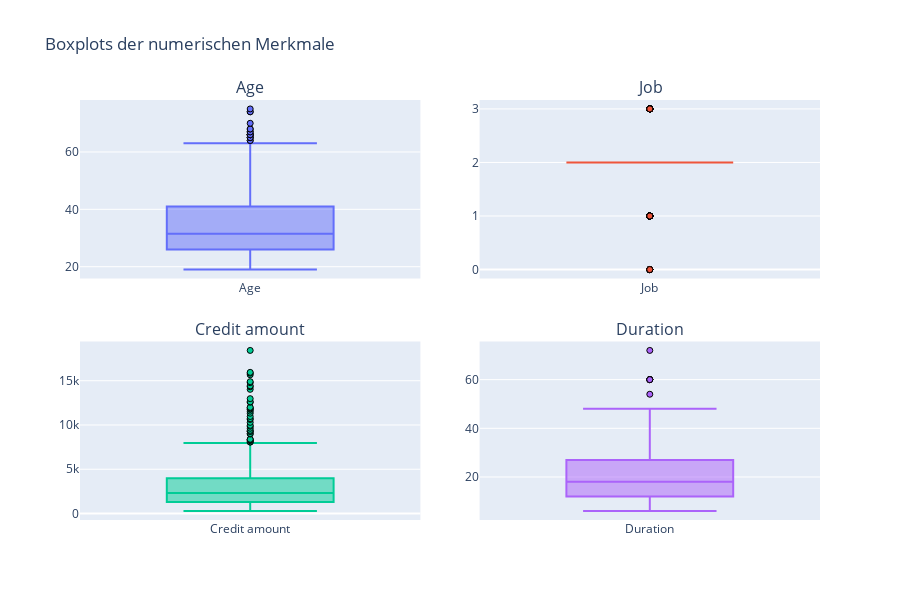

This figure's notebook cell:
### Markdown cell above
- Age: Die Verteilung ist rechtsschief: Viele jüngere Menschen, immer weniger mit zunehmendem Alter.
- Job: Nicht gleichmäßige Verteilung: Kategorie 2 dominiert stark, während 0 und 3 selten sind. Der Schwerpunkt liegt deutlich auf mittleren Jobs.
- Credit amount: Sehr stark rechtsschief: Die meisten Kredite sind klein (unter 5.000 €), nur wenige sehr groß. Die Ausreißer nach oben ziehen den Wertebereich stark auseinander.
- Duration: Ebenfalls rechtsschief: Kürzere Laufzeiten (bis 24 Monate) dominieren. Lange Laufzeiten sind selten und bilden Ausreißer.

### Code cell
# 1) Subplot-Raster festlegen:
cols_per_row = 2
rows = math.ceil(len(numeric_cols) / cols_per_row)

fig2 = make_subplots(
    rows=rows,
    cols=cols_per_row,
    subplot_titles=numeric_cols,
    horizontal_spacing=0.08,
    vertical_spacing=0.15
)

# 2) Boxplots je numerischer Spalte hinzufügen:
for i, col in enumerate(numeric_cols):
    r = i // cols_per_row + 1
    c = i % cols_per_row + 1
    fig2.add_trace(
        go.Box(
            y=df[col],
            name=col,
            boxpoints="outliers",   
            marker_line_color="black",
            marker_line_width=1,
            whiskerwidth=0.8
        ),
        row=r, col=c
    )

# 3) Layout anpassen:
fig2.update_xaxes(showgrid=False)
fig2.update_yaxes(showgrid=True)
fig2.update_layout(
    title="Boxplots der numerischen Merkmale",
    showlegend=False,
    height=300 * rows
)

fig2

### Figure 1 — Plotly figure (JSON) as saved in the notebook; plotly's stock layout.template omitted (floating-point values rounded to 4 significant figures; data arrays with more than 128 entries replaced by an {"elided": "..."} marker saying what was removed)
{"data": [{"boxpoints": "outliers", "marker": {"line": {"color": "black", "width": 1}}, "name": "Age", "type": "box", "whiskerwidth": 0.8, "xaxis": "x", "y": {"elided": "522 int values"}, "yaxis": "y"}, {"boxpoints": "outliers", "marker": {"line": {"color": "black", "width": 1}}, "name": "Job", "type": "box", "whiskerwidth": 0.8, "xaxis": "x2", "y": {"elided": "522 int values"}, "yaxis": "y2"}, {"boxpoints": "outliers", "marker": {"line": {"color": "black", "width": 1}}, "name": "Credit amount", "type": "box", "whiskerwidth": 0.8, "xaxis": "x3", "y": {"elided": "522 int values"}, "yaxis": "y3"}, {"boxpoints": "outliers", "marker": {"line": {"color": "black", "width": 1}}, "name": "Duration", "type": "box", "whiskerwidth": 0.8, "xaxis": "x4", "y": {"elided": "522 int values"}, "yaxis": "y4"}], "layout": {"annotations": [{"font": {"size": 16}, "showarrow": false, "text": "Age", "x": 0.23, "xanchor": "center", "xref": "paper", "y": 1, "yanchor": "bottom", "yref": "paper"}, {"font": {"size": 16}, "showarrow": false, "text": "Job", "x": 0.77, "xanchor": "center", "xref": "paper", "y": 1, "yanchor": "bottom", "yref": "paper"}, {"font": {"size": 16}, "showarrow": false, "text": "Credit amount", "x": 0.23, "xanchor": "center", "xref": "paper", "y": 0.425, "yanchor": "bottom", "yref": "paper"}, {"font": {"size": 16}, "showarrow": false, "text": "Duration", "x": 0.77, "xanchor": "center", "xref": "paper", "y": 0.425, "yanchor": "bottom", "yref": "paper"}], "height": 600, "showlegend": false, "title": {"text": "Boxplots der numerischen Merkmale"}, "xaxis": {"anchor": "y", "domain": [0, 0.46], "showgrid": false}, "xaxis2": {"anchor": "y2", "domain": [0.54, 1], "showgrid": false}, "xaxis3": {"anchor": "y3", "domain": [0, 0.46], "showgrid": false}, "xaxis4": {"anchor": "y4", "domain": [0.54, 1], "showgrid": false}, "yaxis": {"anchor": "x", "domain": [0.575, 1], "showgrid": true}, "yaxis2": {"anchor": "x2", "domain": [0.575, 1], "showgrid": true}, "yaxis3": {"anchor": "x3", "domain": [0, 0.425], "showgrid": true}, "yaxis4": {"anchor": "x4", "domain": [0, 0.425], "showgrid": true}}}
